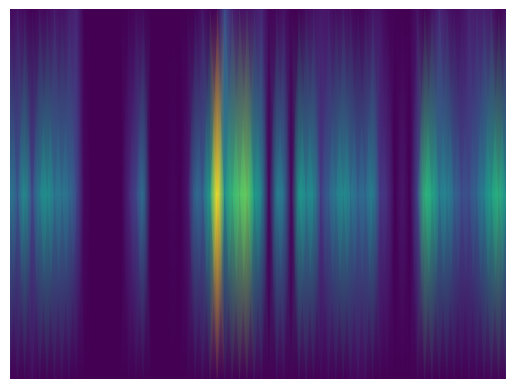
#> input picture spec_ex.png, 515 x 389 px
$ jupyter execute --allow-errors Practice_Training.ipynb
#> lines starting #> are read from the running program, lines starting #| are printed output that depends on the picture; after the words box and inside, x2 and y2 are one past the last pixel; in counts of white or black regions, pixels touching at a corner belong together
[cell 1]
import cv2
import numpy as np
import matplotlib.pyplot as plt

[cell 2]
def remove_white_border(image):
  original = image.copy()

  # Convert the image to grayscale
  if len(image.shape) == 3:
    gray = cv2.cvtColor(image, cv2.COLOR_BGR2GRAY)
  else:
    gray = image

  # Apply thresholding to create a binary image
  _, binary = cv2.threshold(gray, 240, 255, cv2.THRESH_BINARY)

  #Invert the binary image
  binary = cv2.bitwise_not(binary)

  binary = np.uint8(binary)

  contours, _ = cv2.findContours(binary, cv2.RETR_EXTERNAL, cv2.CHAIN_APPROX_SIMPLE)

  if contours:
    x, y, w, h = cv2.boundingRect(contours[0])
    cropped_image = original[y:y+h, x:x+w]
    return cropped_image
  else:
    return original

[cell 3]
import tensorflow as tf
from tensorflow.keras.preprocessing.image import ImageDataGenerator
from tensorflow.keras.models import Sequential
from tensorflow.keras.layers import Conv2D, MaxPooling2D, Flatten, Dense, Dropout
from tensorflow.keras.optimizers import Adam

[cell 4]
img = cv2.imread("/content/drive/MyDrive/psd_spectrogram/train/normal/spectrogram0.png")
img

#> (a cell that did not finish here is left out)

[cell 6]
train_dir = "/content/drive/MyDrive/psd_spectrogram/train"
validation_dir = "/content/drive/MyDrive/psd_spectrogram/validation"
img_height, img_width = 224, 224
batch_size = 2

[cell 7]
def preprocess_image(image):
    image = remove_white_border(image)
    image = cv2.resize(image, (img_height, img_width))
    return image

#> (a cell that did not finish here is left out)

#> (a cell that did not finish here is left out)

#> (a cell that did not finish here is left out)

#> (a cell that did not finish here is left out)

[cell 12]
import matplotlib.pyplot as plt

def plot_training_history(history):
    plt.figure(figsize=(12, 6))

    # Plot accuracy
    plt.subplot(1, 2, 1)
    plt.plot(history.history['accuracy'], label='Train Accuracy')
    plt.plot(history.history['val_accuracy'], label='Validation Accuracy')
    plt.title('Accuracy Over Epochs')
    plt.xlabel('Epochs')
    plt.ylabel('Accuracy')
    plt.legend()

    # Plot loss
    plt.subplot(1, 2, 2)
    plt.plot(history.history['loss'], label='Train Loss')
    plt.plot(history.history['val_loss'], label='Validation Loss')
    plt.title('Loss Over Epochs')
    plt.xlabel('Epochs')
    plt.ylabel('Loss')
    plt.legend()

    plt.tight_layout()
    plt.show()

# Example usage
#> (the rest of this cell did not finish here and is left out)

#> (a cell that did not finish here is left out)

[cell 14]
img = cv2.imread("spec_ex.png")
#> img is the input picture: shape (389, 515, 3); mean B, G, R 118.4, 67, 78.3
img = preprocess_image(img)
#> in remove_white_border (call 3), `gray = cv2.cvtColor(image, cv2.COLOR_BGR2GRAY)`:
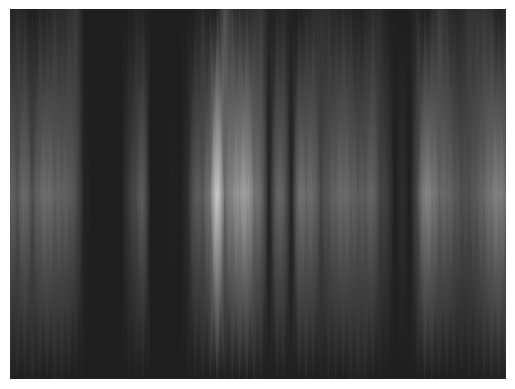
#> gray: shape (389, 515); min 29, max 255, mean 76.2
#> in remove_white_border (call 3), `_, binary = cv2.threshold(gray, 240, 255, cv2.THRESH_BINARY)`:
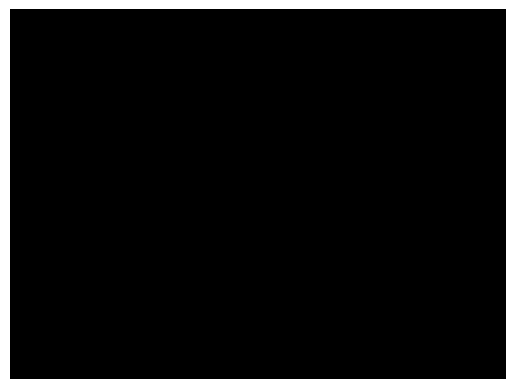
#> binary: shape (389, 515); 8.4% white; 1 white region, box (x1, y1, x2, y2) and area: (0, 0, 515, 389) 16815
#> in remove_white_border (call 3), `contours, _ = cv2.findContours(binary, cv2.RETR_EXTERNAL, cv2.CHAIN_AP..`: contours = [[[10, 9], [10, 378], [505, 378], [505, 9]]]
#> in remove_white_border (call 3), `x, y, w, h = cv2.boundingRect(contours[0])`: x = 10; y = 9; w = 496; h = 370
#> in remove_white_border (call 3), `cropped_image = original[y:y+h, x:x+w]`:
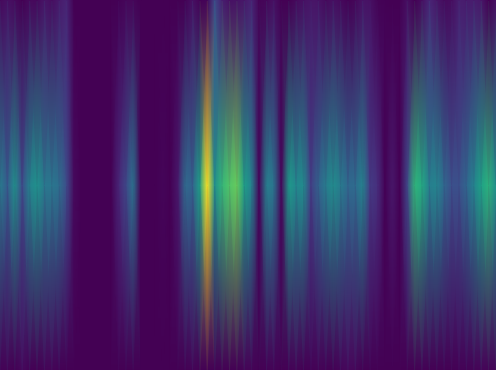
#> cropped_image: shape (370, 496, 3); mean B, G, R 105.9, 49.8, 62.1
#> in preprocess_image (call 2), `image = cv2.resize(image, (img_height, img_width))`:
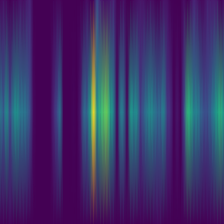
#> image: shape (224, 224, 3); mean B, G, R 105.8, 49.7, 62
img = np.expand_dims(img, axis=0)
img.shape
#> Out = (1, 224, 224, 3)
